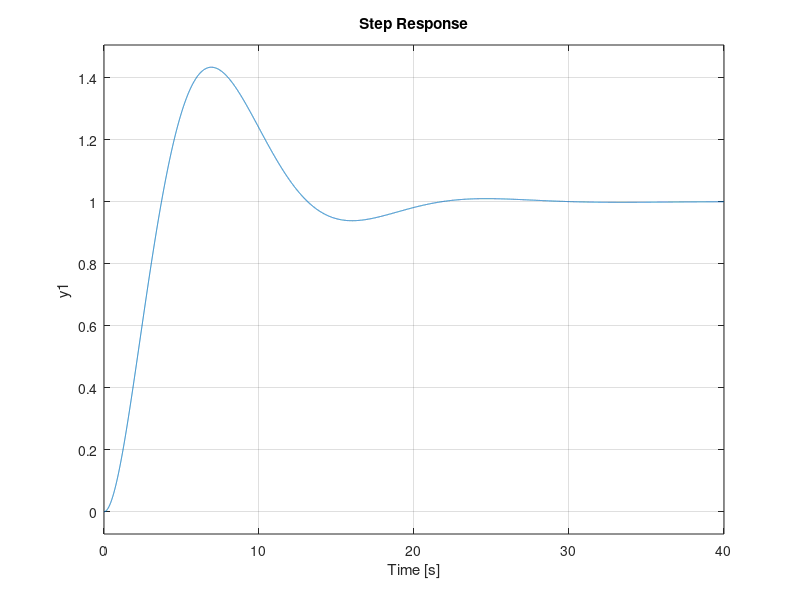

MATLAB code to generate this figure:
Hf1 = tf(2.4,[50.5 1]);
Hf2 = tf(8.6,[0.01*0.6 0.61 1]);
Tsigma1 = 1; Tsigma2 = 1.2;
Ho2 = tf(1,[2*Tsigma1^2 2*Tsigma1 0]);
Hr2 = minreal(Ho2/Hf2);
Ho1 = tf([4*Tsigma1 1],[8*Tsigma1^3 8*Tsigma1^2 0 0]);
Hr1 = minreal(Ho1/Hf1/Ho2);
Ho = tf([4*Tsigma2 1],[8*Tsigma2^3 8*Tsigma2^2 0 0]);
Hr = minreal(Ho/Hf1/Hf2);
figure;
hold on;
step(feedback(Hr1*Hf1*Ho2,1));
step(feedback(Hr*Hf1*Hf2,1));
hold off;